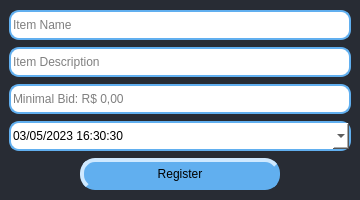
<?xml version="1.0" encoding="UTF-8"?>
<ui version="4.0">
 <class>main</class>
 <widget class="QMainWindow" name="main">
  <property name="geometry">
   <rect>
    <x>0</x>
    <y>0</y>
    <width>360</width>
    <height>200</height>
   </rect>
  </property>
  <property name="minimumSize">
   <size>
    <width>360</width>
    <height>200</height>
   </size>
  </property>
  <property name="maximumSize">
   <size>
    <width>360</width>
    <height>200</height>
   </size>
  </property>
  <property name="windowTitle">
   <string>Register</string>
  </property>
  <property name="windowIcon">
   <iconset>
    <normaloff>../images/icon.ico</normaloff>../images/icon.ico</iconset>
  </property>
  <property name="styleSheet">
   <string notr="true">background-color:#282c34;</string>
  </property>
  <widget class="QWidget" name="centralwidget">
   <layout class="QVBoxLayout" name="verticalLayout">
    <item>
     <widget class="QLineEdit" name="name">
      <property name="minimumSize">
       <size>
        <width>0</width>
        <height>30</height>
       </size>
      </property>
      <property name="styleSheet">
       <string notr="true">QLineEdit {
	border: 2px solid #61AFEF;
	border-radius: 10px;
	background-color: #FFFFFF;
}</string>
      </property>
      <property name="maxLength">
       <number>20</number>
      </property>
      <property name="placeholderText">
       <string>Item Name</string>
      </property>
     </widget>
    </item>
    <item>
     <widget class="QLineEdit" name="description">
      <property name="minimumSize">
       <size>
        <width>0</width>
        <height>30</height>
       </size>
      </property>
      <property name="styleSheet">
       <string notr="true">QLineEdit {
	border: 2px solid #61AFEF;
	border-radius: 10px;
	background-color: #FFFFFF;
}</string>
      </property>
      <property name="maxLength">
       <number>50</number>
      </property>
      <property name="placeholderText">
       <string>Item Description</string>
      </property>
     </widget>
    </item>
    <item>
     <widget class="QLineEdit" name="value">
      <property name="minimumSize">
       <size>
        <width>0</width>
        <height>30</height>
       </size>
      </property>
      <property name="styleSheet">
       <string notr="true">QLineEdit {
	border: 2px solid #61AFEF;
	border-radius: 10px;
	background-color: #FFFFFF;
}</string>
      </property>
      <property name="maxLength">
       <number>20</number>
      </property>
      <property name="placeholderText">
       <string>Minimal Bid: R$ 0,00</string>
      </property>
     </widget>
    </item>
    <item>
     <widget class="QDateTimeEdit" name="date">
      <property name="minimumSize">
       <size>
        <width>0</width>
        <height>30</height>
       </size>
      </property>
      <property name="styleSheet">
       <string notr="true">QDateTimeEdit {
	border: 2px solid #61AFEF;
	border-radius: 10px;
	background-color: #FFFFFF;
}</string>
      </property>
      <property name="dateTime">
       <datetime>
        <hour>16</hour>
        <minute>30</minute>
        <second>30</second>
        <year>2023</year>
        <month>5</month>
        <day>3</day>
       </datetime>
      </property>
      <property name="time">
       <time>
        <hour>16</hour>
        <minute>30</minute>
        <second>30</second>
       </time>
      </property>
      <property name="displayFormat">
       <string>dd/MM/yyyy HH:mm:ss</string>
      </property>
      <property name="calendarPopup">
       <bool>true</bool>
      </property>
     </widget>
    </item>
    <item alignment="Qt::AlignHCenter">
     <widget class="QPushButton" name="button">
      <property name="minimumSize">
       <size>
        <width>200</width>
        <height>0</height>
       </size>
      </property>
      <property name="maximumSize">
       <size>
        <width>300</width>
        <height>16777215</height>
       </size>
      </property>
      <property name="styleSheet">
       <string notr="true">QPushButton {
	border: 4px solid #61AFEF;
	background-color: #61AFEF;
    border-radius: 15px;
	border-style: outset;
    padding: 5px;
}

QPushButton:pressed {
    border-style: inset;
}</string>
      </property>
      <property name="text">
       <string>Register</string>
      </property>
     </widget>
    </item>
   </layout>
  </widget>
 </widget>
 <resources/>
 <connections/>
</ui>
